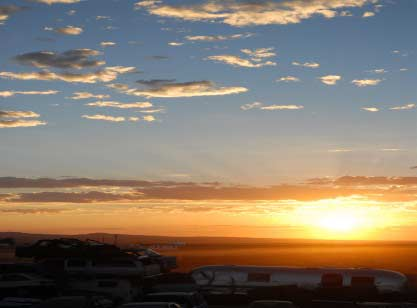
#> input picture images/fig2.png, 417 x 308 px
$ python 'hist show.py'
#> lines starting #> are read from the running program, lines starting #| are printed output that depends on the picture
import cv2
import matplotlib.pyplot as plt

image = cv2.imread('images/fig2.png')
#> image is the input picture: shape (308, 417, 3); mean B, G, R 108.2, 122.7, 135.1
gray = cv2.cvtColor(image, cv2.COLOR_BGR2GRAY)
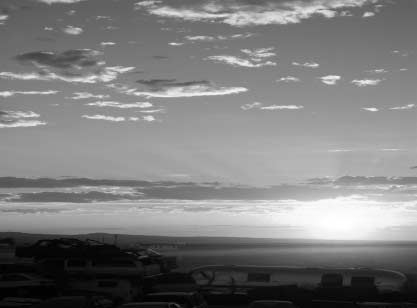
#> gray: shape (308, 417); min 0, max 255, mean 124.7
# 绘制直方图
hist = cv2.calcHist([gray], [0], None, [256], [0, 256])
#> hist = 256 values, max 1786 at index 158, min 58 at index 0, mean 501.7
plt.plot(hist)
plt.title('image hist')
plt.xlim([0, 256])
plt.show()
#> figure, not shown here; curve peaks at x = 158, y = 1786


image_o = cv2.imread('images/fig2_o.png')
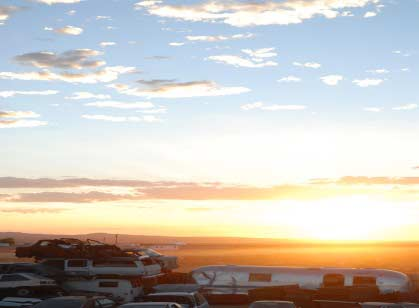
#> input picture images/fig2_o.png, 419 x 308 px
#> image_o is the input picture: shape (308, 419, 3); mean B, G, R 188.6, 196.5, 201.4
gray = cv2.cvtColor(image_o, cv2.COLOR_BGR2GRAY)
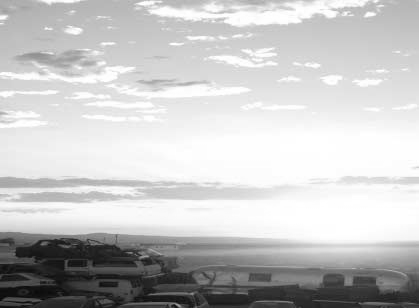
#> gray: shape (308, 419); min 7, max 255, mean 197.1
# 绘制直方图
hist_o = cv2.calcHist([gray], [0], None, [256], [0, 256])
#> hist_o = 256 values, max 9239 at index 254, min 0 at index 0, mean 504.1
plt.plot(hist_o)
plt.title('image_o hist')
plt.xlim([0, 256])
plt.ylim([0, 5000])
plt.show()
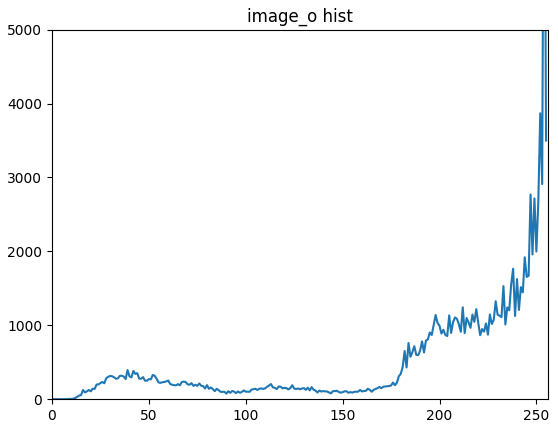
#> figure drawn by matplotlib, 1 panel; curve peaks at x = 254, y = 9239

image_n = cv2.imread('images/fig2_n.png')
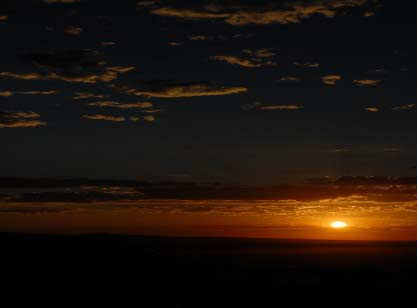
#> input picture images/fig2_n.png, 417 x 308 px
#> image_n is the input picture: shape (308, 417, 3); mean B, G, R 12.5, 19.3, 29.5
gray = cv2.cvtColor(image_n, cv2.COLOR_BGR2GRAY)
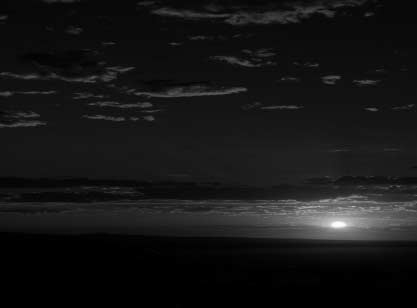
#> gray: shape (308, 417); min 0, max 254, mean 21.6
# 绘制直方图
hist_n = cv2.calcHist([gray], [0], None, [256], [0, 256])
#> hist_n = 256 values, max 18920 at index 0, min 0 at index 204, mean 501.7
plt.plot(hist_n)
plt.title('image_n hist')
plt.xlim([0, 256])
plt.ylim([0, 10000])
plt.show()
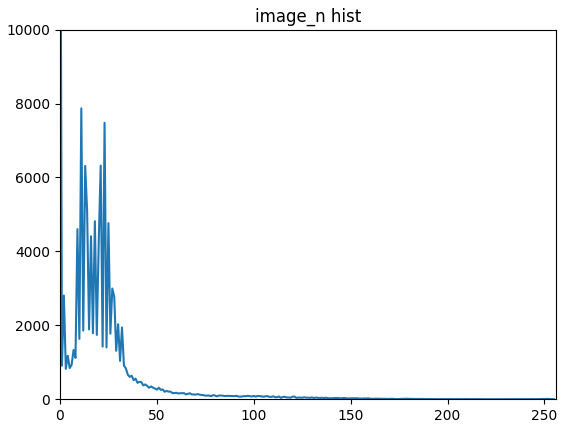
#> figure drawn by matplotlib, 1 panel; curve peaks at x = 0, y = 18920
